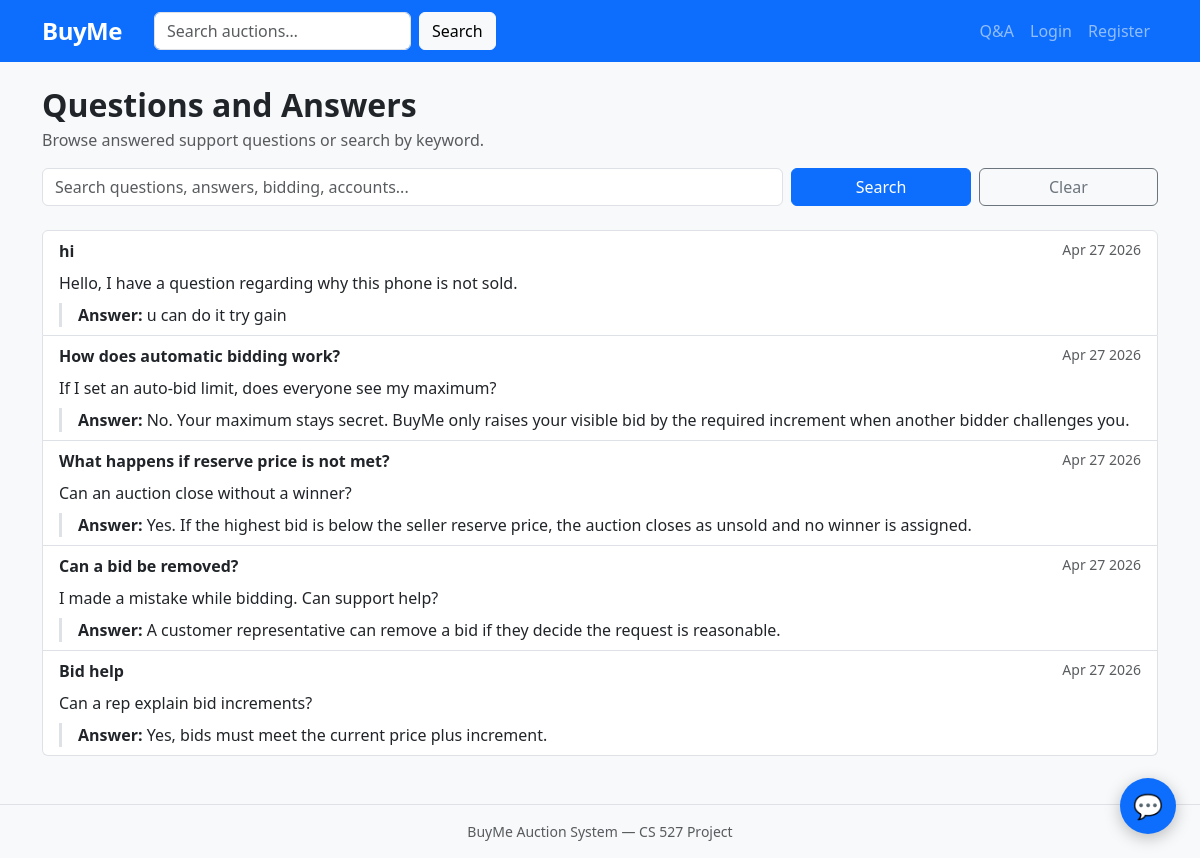
Screenshot of /questions with the database file from the repository.
### app.py (models this page shows)
class SupportQuestion(db.Model):
    __tablename__ = 'support_questions'
    question_id = db.Column(db.Integer, primary_key=True)
    user_id     = db.Column(db.Integer, db.ForeignKey('users.user_id'), nullable=False)
    rep_id      = db.Column(db.Integer, db.ForeignKey('users.user_id'), nullable=True)
    subject     = db.Column(db.String(160), nullable=False)
    question    = db.Column(db.Text, nullable=False)
    answer      = db.Column(db.Text, nullable=True)
    status      = db.Column(db.Enum('open', 'answered'), default='open')
    created_at  = db.Column(db.DateTime, default=datetime.utcnow)
    answered_at = db.Column(db.DateTime, nullable=True)
    user = db.relationship('User', foreign_keys=[user_id], backref='support_questions')
    rep = db.relationship('User', foreign_keys=[rep_id])

### app.py (the view)
@app.route('/questions')
def questions():
    q = request.args.get('q', '').strip()
    query = SupportQuestion.query.filter_by(status='answered')
    if q:
        query = query.filter(
            SupportQuestion.subject.ilike(f'%{q}%') |
            SupportQuestion.question.ilike(f'%{q}%') |
            SupportQuestion.answer.ilike(f'%{q}%')
        )
    questions = query.order_by(SupportQuestion.answered_at.desc()).all()
    return render_template('questions.html', questions=questions, q=q)

### templates/questions.html (shortened to what this page needs)
{% extends 'base.html' %}
{% block content %}
<h2 class="fw-bold mb-1">Questions and Answers</h2>
<p class="text-muted">Browse answered support questions or search by keyword.</p>
<form action="{{ url_for('questions') }}" method="get" class="row g-2 mb-4">
  <div class="col-md-8">
    <input type="search" name="q" class="form-control" value="{{ q }}" placeholder="Search questions, answers, bidding, accounts...">
  </div>
  <div class="col-md-2">
    <button type="submit" class="btn btn-primary w-100">Search</button>
  </div>
  <div class="col-md-2">
    <a href="{{ url_for('questions') }}" class="btn btn-outline-secondary w-100">Clear</a>
  </div>
</form>
{% if questions %}
<div class="list-group">
  {% for item in questions %}
  <div class="list-group-item">
    <div class="d-flex justify-content-between">
      <strong>{{ item.subject }}</strong>
      <small class="text-muted">{{ item.answered_at.strftime('%b %d %Y') if item.answered_at else '' }}</small>
    </div>
    <p class="mb-2 mt-2">{{ item.question }}</p>
    <div class="border-start border-3 ps-3">
      <strong>Answer:</strong> {{ item.answer }}
    </div>
  </div>
  {% endfor %}
</div>
{% else %}
<p class="text-muted">No answered questions found.</p>
{% endif %}
{% endblock %}

### templates/base.html (shortened to what this page needs)
<!DOCTYPE html>
<html lang="en">
<head>
  <link href="https://cdn.jsdelivr.net/npm/bootstrap@5.3.2/dist/css/bootstrap.min.css" rel="stylesheet">
  <link rel="stylesheet" href="{{ url_for('static', filename='css/style.css') }}">
</head>
<body>
<nav class="navbar navbar-expand-lg navbar-dark bg-primary">
  <div class="container">
    <a class="navbar-brand fw-bold" href="{{ url_for('index') }}">BuyMe</a>
    <div class="collapse navbar-collapse" id="nav">
      <form class="d-flex me-auto ms-3" action="{{ url_for('search') }}" method="get">
        <input class="form-control me-2" type="search" name="q" placeholder="Search auctions…"
               value="{{ request.args.get('q', '') }}">
        <button class="btn btn-light" type="submit">Search</button>
      </form>
      <ul class="navbar-nav">
        <li class="nav-item">
          <a class="nav-link" href="{{ url_for('questions') }}">Q&amp;A</a>
        </li>
        {% if session.user_id %}
          <li class="nav-item">
            <a class="nav-link" href="{{ url_for('new_item') }}">+ List Item</a>
          </li>
          <li class="nav-item">
            <a class="nav-link" href="{{ url_for('support') }}">Support</a>
          </li>
          <li class="nav-item">
            <a class="nav-link" href="{{ url_for('profile') }}">{{ session.username }}</a>
          </li>
          {% if session.role in ('customer_rep', 'admin') %}
          <li class="nav-item">
            <a class="nav-link" href="{{ url_for('rep_dashboard') }}">Rep Panel</a>
          </li>
          {% endif %}
          {% if session.role == 'admin' %}
          <li class="nav-item">
            <a class="nav-link" href="{{ url_for('admin_dashboard') }}">Admin</a>
          </li>
          {% endif %}
          <li class="nav-item">
            <a class="nav-link" href="{{ url_for('logout') }}">Logout</a>
          </li>
        {% else %}
          <li class="nav-item"><a class="nav-link" href="{{ url_for('login') }}">Login</a></li>
          <li class="nav-item"><a class="nav-link" href="{{ url_for('register') }}">Register</a></li>
        {% endif %}
      </ul>
    </div>
  </div>
</nav>
<div class="container mt-4">
  {% block content %}{% endblock %}
</div>
<footer class="mt-5 py-3 bg-light text-center text-muted small">
  BuyMe Auction System &mdash; CS 527 Project
</footer>
<div id="chatbot-btn" onclick="toggleChat()" title="BuyMe Assistant"
     style="position:fixed;bottom:24px;right:24px;width:56px;height:56px;border-radius:50%;
            background:#0d6efd;color:#fff;display:flex;align-items:center;justify-content:center;
            cursor:pointer;box-shadow:0 4px 16px rgba(0,0,0,0.25);font-size:24px;z-index:9999;">
  💬
</div>
</body>
</html>

### static/css/style.css (style rules this page uses)
body { background-color: #f8f9fa; }
.navbar-brand { font-size: 1.5rem; letter-spacing: -0.5px; }
footer { border-top: 1px solid #dee2e6; }

### rows the page displays
SupportQuestion: subject "hi", answered_at "Apr 27 2026", question "Hello, I have a question regarding why this phone is not sold.", answer "u can do it try gain"
SupportQuestion: subject "How does automatic bidding work?", answered_at "Apr 27 2026", question "If I set an auto-bid limit, does everyone see my maximum?", answer "No. Your maximum stays secret. BuyMe only raises your visible bid by the required increment when another bidder challenges you."
SupportQuestion: subject "What happens if reserve price is not met?", answered_at "Apr 27 2026", question "Can an auction close without a winner?", answer "Yes. If the highest bid is below the seller reserve price, the auction closes as unsold and no winner is assigned."
SupportQuestion: subject "Can a bid be removed?", answered_at "Apr 27 2026", question "I made a mistake while bidding. Can support help?", answer "A customer representative can remove a bid if they decide the request is reasonable."
SupportQuestion: subject "Bid help", answered_at "Apr 27 2026", question "Can a rep explain bid increments?", answer "Yes, bids must meet the current price plus increment."
